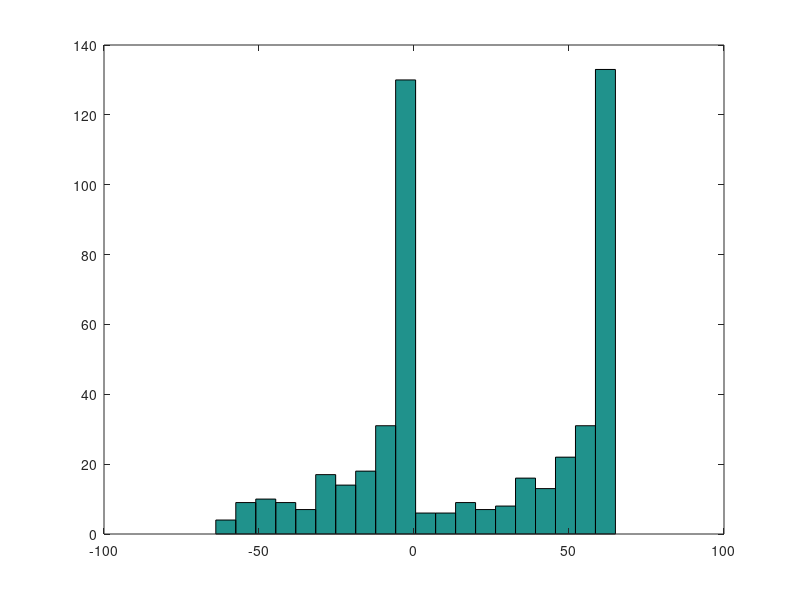

The MATLAB script that drew this image:
%3. Fie X si Y doua variabile aleatoare alocate independent avand distributiile:
%   ( -1  4 )
%X ~(0.5 0.5)   Y ~ Unif[-1,4]. Fie U = X^3 - Y^3
%a) Generati 500 valori pt U si reprezentati grafic histograma corespunzatoarea avand 20 clase
%b) Estimati P(U<0), valoarea medie si varianta lui U
%c) Cat este valoarea medie(teoretica) a lui X^3  


UV = zeros(1, 500);
MedieX3 = 0;
Medie = 0;
Prob = 0;
for i = 1:500
  Y = rand * 5 - 1;
  X = randsample([-1 4], 1);
  U = X^3 - Y^3;
  MedieX3 += X^3;
  UV(i) = U;
  if U<0
    Prob++;
  endif
endfor

disp "Sub a"
hist (UV, 20);
disp "Sub b"
PM = Prob/500
VM = mean(UV)
#variatia
std(UV)

disp "Sub c"
MedieX3 = MedieX3/500